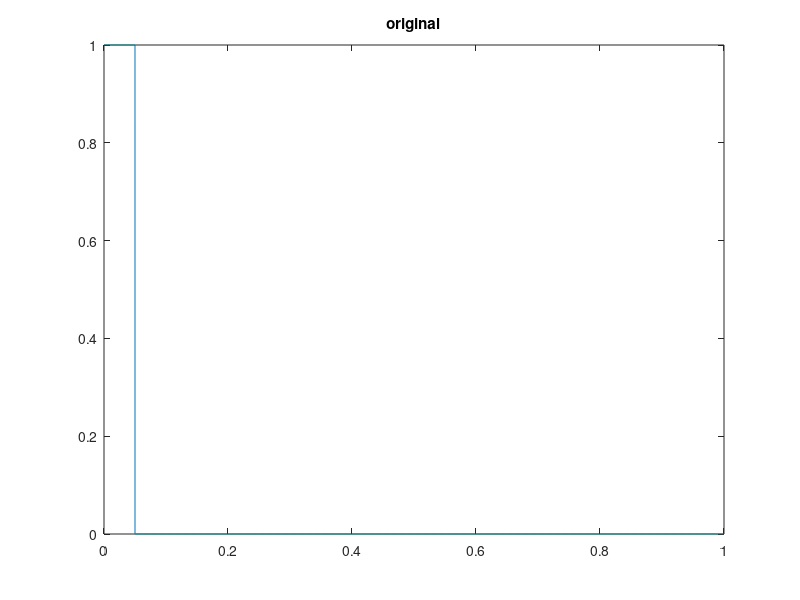
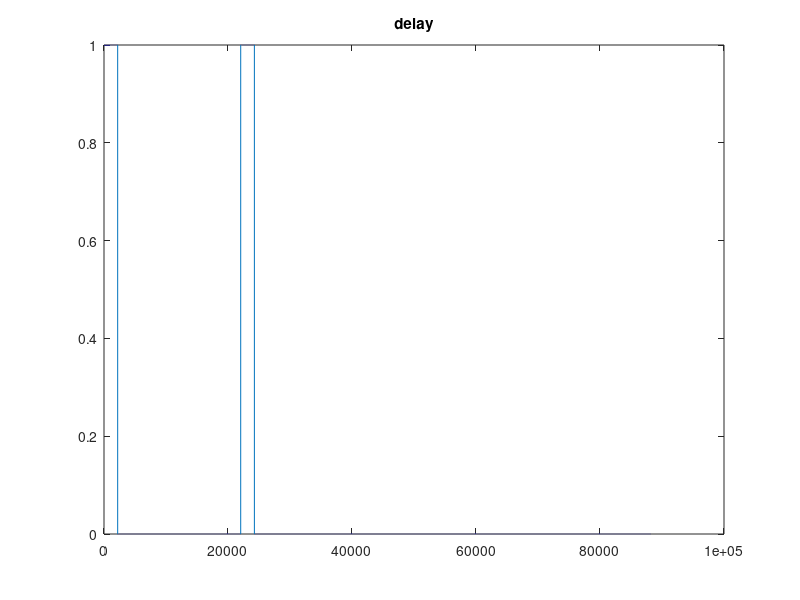

MATLAB code for these plots, in order:
Fs = 44100;
dt = 1/Fs;
t = 0:dt:1-dt;

org = rectpuls(t, 0.1);
figure(1), plot(t,org), title('original')%, axis([0 1 -0.2 1.2])

delay_in_seconds = 0.5;
delay_by_samples = round(delay_in_seconds*Fs);
c = zeros(1,length(org));
c(1) = 1;
c(delay_by_samples) = 1;
delayed = conv(org,c);
figure(2), plot(delayed), title('delay')
sound(delayed, Fs)